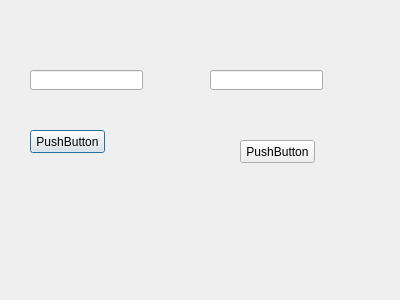
<?xml version="1.0" encoding="UTF-8"?>
<ui version="4.0">
 <class>Dialog</class>
 <widget class="QDialog" name="Dialog">
  <property name="geometry">
   <rect>
    <x>0</x>
    <y>0</y>
    <width>400</width>
    <height>300</height>
   </rect>
  </property>
  <property name="windowTitle">
   <string>Dialog</string>
  </property>
  <widget class="QPushButton" name="pushButton">
   <property name="geometry">
    <rect>
     <x>30</x>
     <y>130</y>
     <width>75</width>
     <height>23</height>
    </rect>
   </property>
   <property name="text">
    <string>PushButton</string>
   </property>
  </widget>
  <widget class="QPushButton" name="pushButton_2">
   <property name="geometry">
    <rect>
     <x>240</x>
     <y>140</y>
     <width>75</width>
     <height>23</height>
    </rect>
   </property>
   <property name="text">
    <string>PushButton</string>
   </property>
  </widget>
  <widget class="QLineEdit" name="lineEdit">
   <property name="geometry">
    <rect>
     <x>30</x>
     <y>70</y>
     <width>113</width>
     <height>20</height>
    </rect>
   </property>
  </widget>
  <widget class="QLineEdit" name="lineEdit_2">
   <property name="geometry">
    <rect>
     <x>210</x>
     <y>70</y>
     <width>113</width>
     <height>20</height>
    </rect>
   </property>
  </widget>
 </widget>
 <resources/>
 <connections/>
</ui>
